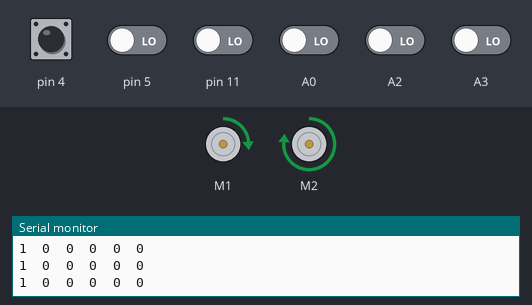
Recording of a sketch running on a simulated Arduino Uno, built with avr-gcc and run on an emulated ATmega328P. Shown: 2 × DC motor (green arrow = forward, orange = backward, longer = faster), the last lines printed to the serial monitor. The inputs (shaded band) are chosen by the test bench; at power-on: pin 4 HIGH, A0, A2, A3, pin 5, pin 11 LOW.

Above: at 2.2 s.
2.3 s: pin 11 driven HIGH
At 3.0 s:
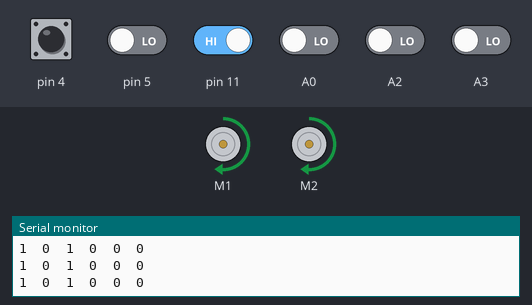
3.8 s: pin 11 driven LOW
At 4.1 s:
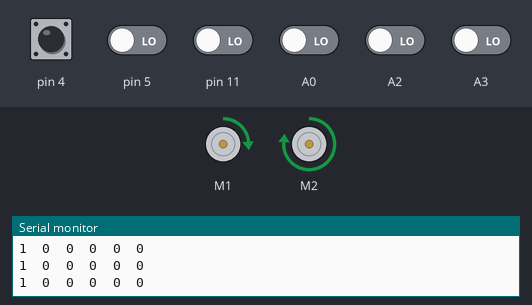
5.3 s: A0 driven HIGH
At 6.5 s:
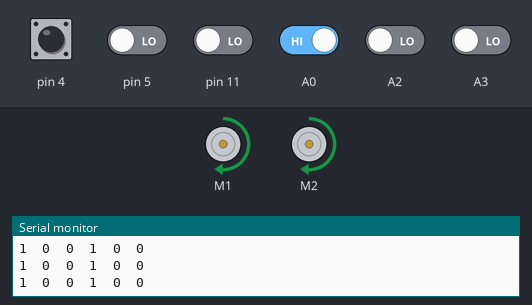
Timing chart, 0 to 8.3 s (numbered marks = the images above; inputs shaded):
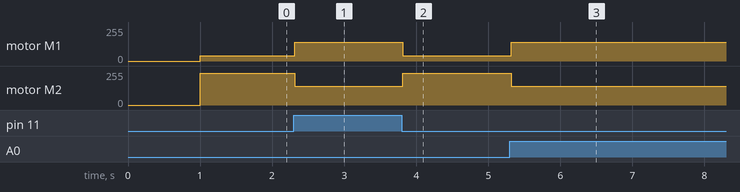

Measured:
- after the input at 2.3 s, motor M1: forward 38/255 → forward 140/255 at once; motor M2: forward 239/255 → forward 140/255 at once
- after the input at 3.8 s, motor M1: forward 140/255 → forward 38/255 at once; motor M2: forward 140/255 → forward 239/255 at once
- after the input at 5.3 s, motor M1: forward 38/255 → forward 140/255 at once; motor M2: forward 239/255 → forward 140/255 at once

The sketch:

20240913-LineDriving.ino
```cpp
#include <ZumoShield.h>
#include <ZumoMotors.h>

#define NUM_SENSORS 6
#define TIMEOUT 1000 	// 센서 감도 조절 
#define EMITTER_PIN 2

QTRSensorsRC qtrrc( (unsigned char[]) {4, A3, 11, A0, A2, 5}, NUM_SENSORS, TIMEOUT, EMITTER_PIN);
ZumoMotors motors;

unsigned int sensorValues[NUM_SENSORS];

// 이전 모터 속도 저장
int lastLeftSpeed = 0;
int lastRightSpeed = 0;

void setup() {
  Serial.begin(9600);
  delay(1000);
}

void loop() {
  qtrrc.read(sensorValues);

  int CenterRight = digitalRead(A0);
  int MiddleRight = digitalRead(A2);
  int FarRight = digitalRead(5);
  int CenterLeft = digitalRead(11);
  int MiddleLeft = digitalRead(A3);
  int FarLeft = digitalRead(4);

  // 센서 값 출력
  Serial.print(FarLeft); Serial.print('\t');
  Serial.print(MiddleLeft); Serial.print('\t');
  Serial.print(CenterLeft); Serial.print('\t');
  Serial.print(CenterRight); Serial.print('\t');
  Serial.print(MiddleRight); Serial.print('\t');
  Serial.println(FarRight);

  int m1Speed = 0;
  int m2Speed = 0;

  // 센서가 아무것도 감지하지 못한 경우 (모든 센서가 0일 때)
  if (FarLeft == 0 && MiddleLeft == 0 && CenterLeft == 0 && CenterRight == 0 && MiddleRight == 0 && FarRight == 0) {
    // 이전 속도로 계속 진행
    m1Speed = lastLeftSpeed;
    m2Speed = lastRightSpeed;
  }
  // Center 센서가 선을 감지했을 때 직진
  else if (CenterLeft == 1 || CenterRight == 1) {
    m1Speed = 220;
    m2Speed = 220;
  }
  // 왼쪽으로 치우쳤을 때
  else if (FarLeft == 1) {  // FarLeft 센서가 선을 감지 -> 급격히 오른쪽으로 회전
    m1Speed = 60;  // 왼쪽 모터를 조금 느리게
    m2Speed = 375;  // 오른쪽 모터를 빠르게
  }
  else if (MiddleLeft == 1) {  // MiddleLeft 센서가 선을 감지 -> 완만히 오른쪽으로 회전
    m1Speed = 95;  // 왼쪽 모터를 느리게
    m2Speed = 230;  // 오른쪽 모터를 빠르게
  }
  // 오른쪽으로 치우쳤을 때
  else if (FarRight == 1) {  // FarRight 센서가 선을 감지 -> 급격히 왼쪽으로 회전
    m1Speed = 375;  // 왼쪽 모터를 빠르게
    m2Speed = 60;  // 오른쪽 모터를 느리게
  }
  else if (MiddleRight == 1) {  // MiddleRight 센서가 선을 감지 -> 완만히 왼쪽으로 회전
    m1Speed = 230;  // 왼쪽 모터를 빠르게
    m2Speed = 95;  // 오른쪽 모터를 느리게
  }
  else if (CenterLeft == 1 && CenterRight == 1 && FarLeft == 1 && MiddleLeft == 1 && FarRight == 1 && MiddleRight == 1) {
    m1Speed = 0;
    m2Speed = 0;
  }
  // 모터 속도 설정
  motors.setLeftSpeed(m1Speed);
  motors.setRightSpeed(m2Speed);

  // 마지막 모터 속도 저장
  lastLeftSpeed = m1Speed;
  lastRightSpeed = m2Speed;

  delay(1);  // 100ms 대기
}
```
